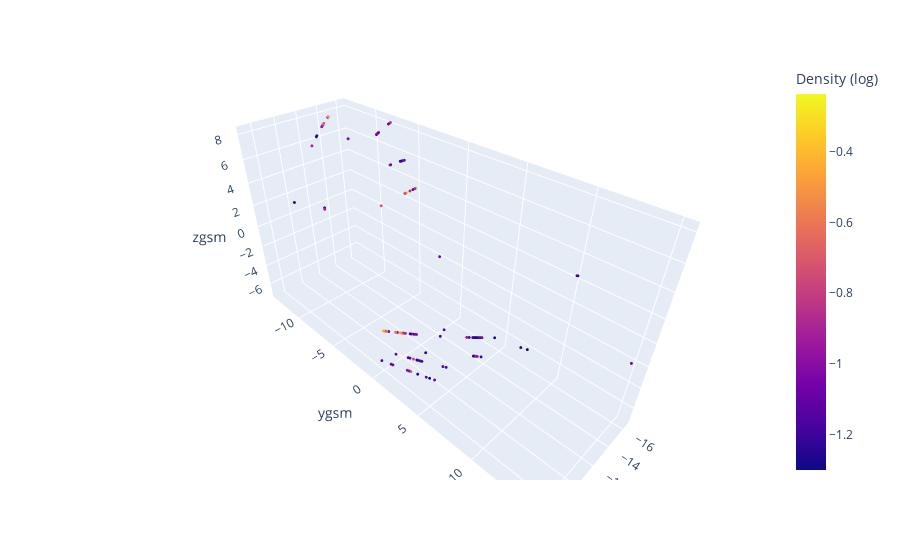

Notebook code for this chart:
### Markdown cell above
https://lasp.colorado.edu/mms/sdc/public/plots/#/quicklook?plot_type=fields_mms_efield&year=2017&month=04&day=24&time=0000_0120

### Code cell
print(sum(index))
# print("kp:",statistics.quantiles(agg_df.loc[index,'kp']))
# print("perp velocity:",statistics.quantiles(agg_df.loc[index,'v_perp_all']))

fig = px.scatter_3d(agg_df[index], x='xgsm', y='ygsm', z='zgsm', color = np.log10(agg_df.loc[index,'n_weighted']), size_max = 1, hover_data = ['datetime_str', "n_weighted", "region", "pressure_all", "energy","datetime_str"])

fig.update_traces(marker_size = 1)

fig.update_layout(coloraxis_colorbar=dict(
    title="Density (log)",
    thicknessmode="pixels"
))

fig.show()

print(np.unique(agg_df.loc[index,'date']))
